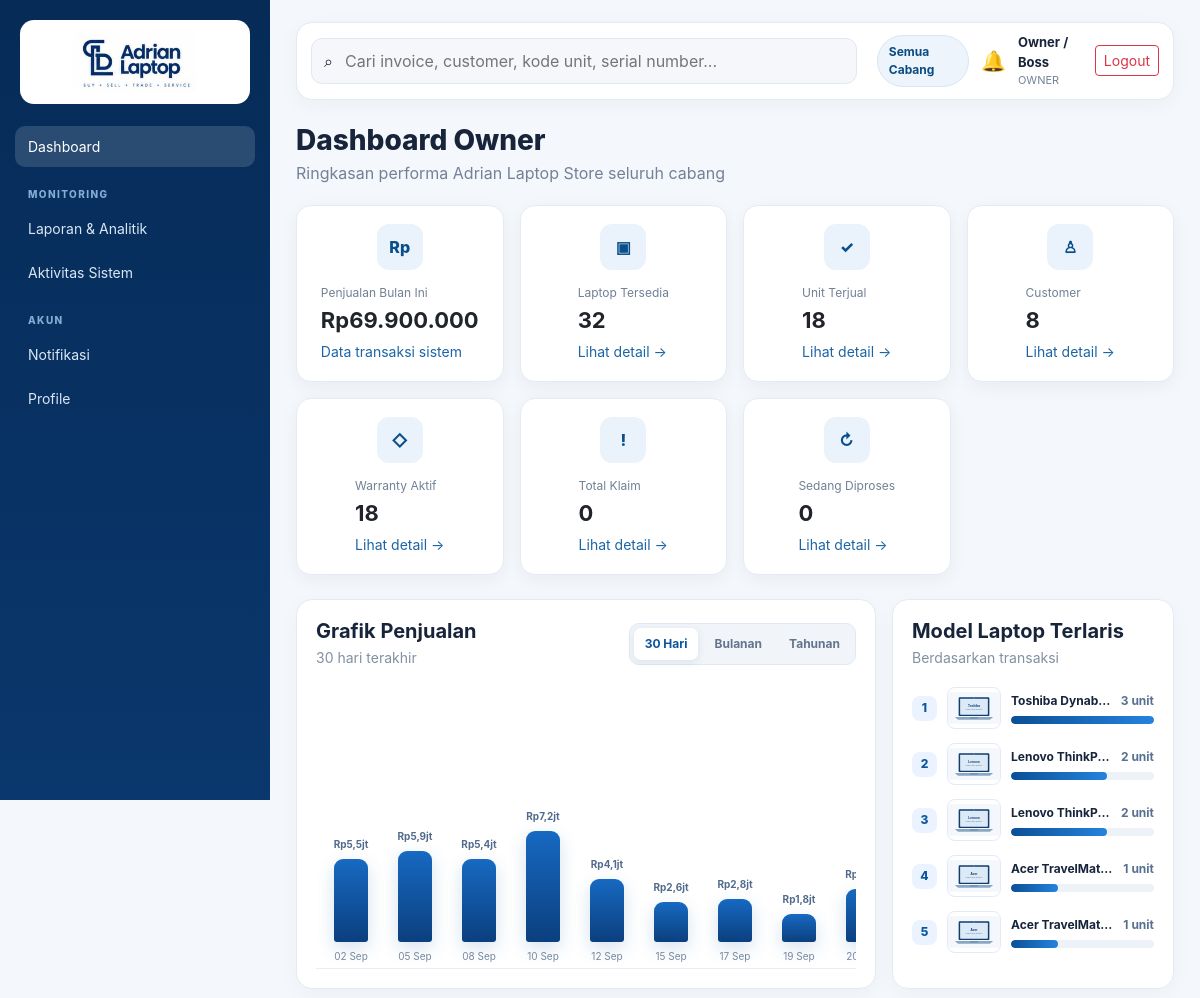
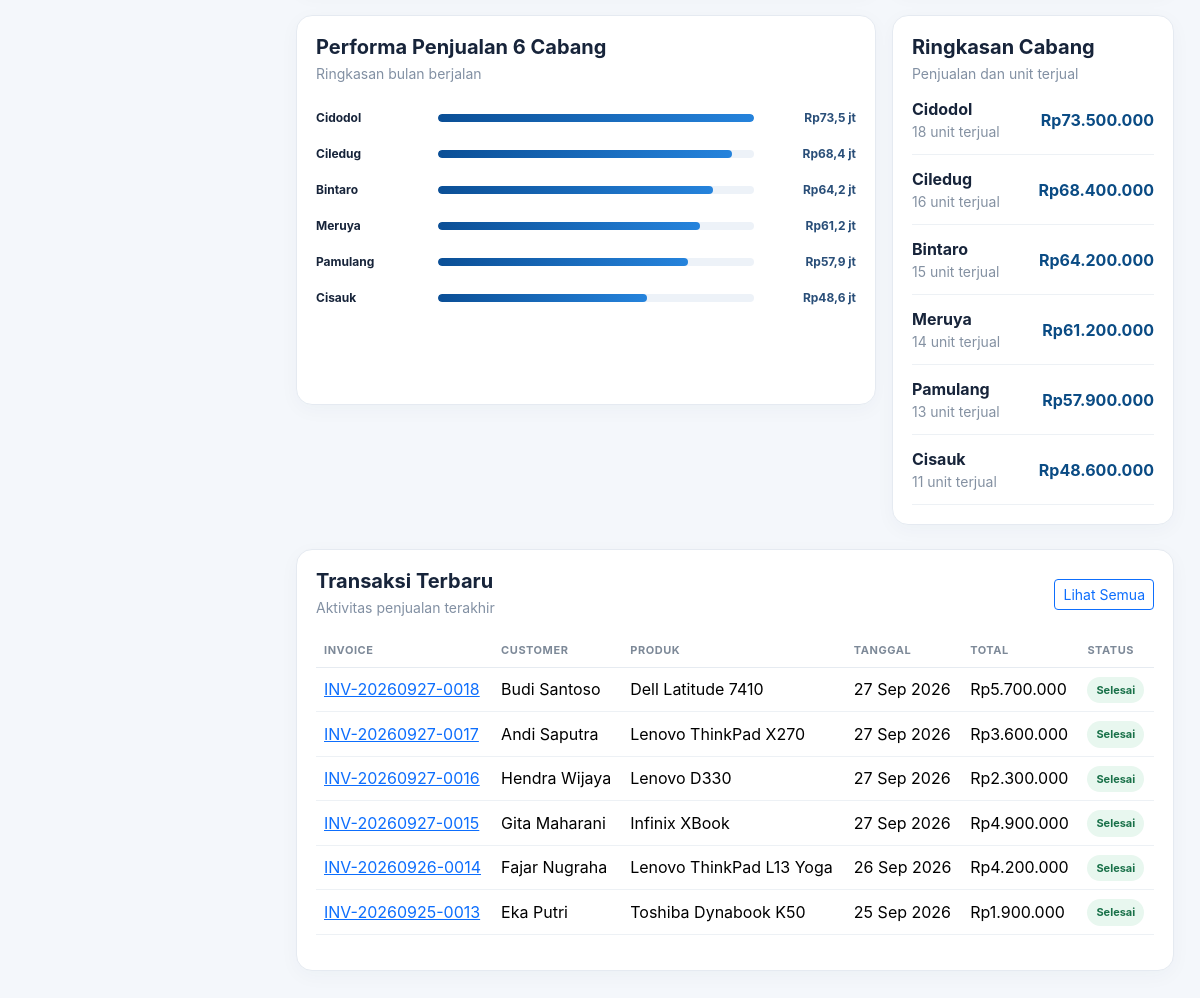
/index.php (signed in), run on the app's committed database (2 pictures, top to bottom).
### tables this page shows
CREATE TABLE branch_sales(id INT AUTO_INCREMENT PRIMARY KEY,branch_id INT NOT NULL,period_month DATE NOT NULL,total_sales DECIMAL(15,2) DEFAULT 0,units_sold INT DEFAULT 0,FOREIGN KEY(branch_id) REFERENCES branches(id));

CREATE TABLE branches(id INT AUTO_INCREMENT PRIMARY KEY,name VARCHAR(100) NOT NULL,city VARCHAR(100),status ENUM('Aktif','Nonaktif') DEFAULT 'Aktif');

### includes/auth.php (called while the page is built, shortened)
<?php
function e($v){return htmlspecialchars((string)$v,ENT_QUOTES,'UTF-8');}
function role(){return $_SESSION['user']['role']??'';}
?>

### index.php (the view, shortened to what this page needs)
<?php
require 'config/database.php'; require 'includes/auth.php'; require_login();
$page=$_GET['page']??'dashboard';
$counts=['available'=>$pdo->query("SELECT COUNT(*) FROM laptop_units WHERE status='Tersedia'")->fetchColumn(),'sold'=>$pdo->query("SELECT COUNT(*) FROM laptop_units WHERE status='Terjual'")->fetchColumn(),'tx'=>$pdo->query('SELECT COUNT(*) FROM transactions')->fetchColumn(),'cust'=>$pdo->query('SELECT COUNT(*) FROM customers')->fetchColumn(),'war'=>$pdo->query("SELECT COUNT(*) FROM warranties WHERE end_date>=CURDATE()")->fetchColumn(),'claim'=>$pdo->query('SELECT COUNT(*) FROM warranty_claims')->fetchColumn(),'process'=>$pdo->query("SELECT COUNT(*) FROM warranty_claims WHERE status IN ('Pemeriksaan','Diproses')")->fetchColumn()];
function nav($p,$label){global $page;echo '<a class="'.($page===$p?'active':'').'" href="index.php?page='.$p.'">'.e($label).'</a>';}
?><!doctype html><html lang="id"><head><link href="https://cdn.jsdelivr.net/npm/bootstrap@5.3.3/dist/css/bootstrap.min.css" rel="stylesheet"><link rel="stylesheet" href="assets/css/style.css"></head><body>
<aside class="sidebar"><div class="brand-logo"><img src="assets/img_logo.png" alt="Adrian Laptop"></div><?php nav('dashboard','Dashboard');?><?php if(role()==='OWNER'):?><div class="section">MONITORING</div><?php nav('reports','Laporan & Analitik');nav('activity','Aktivitas Sistem');?><?php elseif(role()==='PETUGAS WARRANTY'):?><div class="section">WARRANTY</div><?php nav('warranties','Warranty');nav('claims','Klaim Warranty');nav('customers','Customer');?><?php else:?><div class="section">OPERASIONAL</div><?php nav('pos','POS');nav('transactions','Transaksi');?><div class="section">INVENTORY</div><?php nav('laptops','Laptop');nav('accessories','Accessories');nav('qc','Barang Masuk / QC');?><div class="section">CUSTOMER SERVICE</div><?php nav('customers','Customer');nav('warranties','Warranty');nav('claims','Klaim Warranty');?><?php if(role()==='ADMIN'):?><div class="section">LAPORAN</div><?php nav('reports','Laporan');?><div class="section">SYSTEM</div><?php nav('users','User Management');nav('activity','Activity Log');?><?php endif?><?php endif?><div class="section">AKUN</div><?php nav('notifications','Notifikasi');nav('profile','Profile');?></aside>
<main class="main"><div class="topbar"><form class="global-search" action="index.php" method="get"><input type="hidden" name="page" value="search"><span>⌕</span><input name="q" placeholder="Cari invoice, customer, kode unit, serial number..." value="<?=e($_GET['q']??'')?>"></form><div class="top-actions"><span class="branch-chip"><?=role()==='OWNER'?'Semua Cabang':'Cabang Cidodol'?></span><a class="notif-btn" href="index.php?page=notifications">🔔</a><div class="user-meta"><strong><?=e($_SESSION['user']['name'])?></strong><span><?=e(role())?></span></div><a href="logout.php" class="btn btn-sm btn-outline-danger">Logout</a></div></div><?php if($flash):?><div class="alert alert-info auto-hide"><?=e($flash)?></div><?php endif?>
<?php if($page==='dashboard'):
$latest=$pdo->query("SELECT t.*,c.name customer,u.name staff,l.brand,l.model FROM transactions t JOIN customers c ON c.id=t.customer_id JOIN users u ON u.id=t.user_id JOIN transaction_details td ON td.transaction_id=t.id JOIN laptop_units l ON l.id=td.laptop_id ORDER BY t.id DESC LIMIT 6")->fetchAll();
$sales30=$pdo->query("SELECT DATE(transaction_date) d,SUM(total) total FROM transactions WHERE transaction_date>=DATE_SUB(CURDATE(),INTERVAL 30 DAY) GROUP BY DATE(transaction_date) ORDER BY d")->fetchAll();
$top5=$pdo->query("SELECT CONCAT(l.brand,' ',l.model) product,l.image_path,COUNT(*) n FROM transaction_details td JOIN laptop_units l ON l.id=td.laptop_id GROUP BY l.brand,l.model,l.image_path ORDER BY n DESC,product LIMIT 5")->fetchAll();
$revenue=$pdo->query("SELECT COALESCE(SUM(total),0) FROM transactions WHERE YEAR(transaction_date)=YEAR(CURDATE()) AND MONTH(transaction_date)=MONTH(CURDATE())")->fetchColumn();
$branchPerf=$pdo->query("SELECT b.name,bs.total_sales,bs.units_sold FROM branch_sales bs JOIN branches b ON b.id=bs.branch_id WHERE bs.period_month='2026-09-01' ORDER BY bs.total_sales DESC")->fetchAll();
?>
<div class="page-head"><div><h3>Dashboard <?=role()==='OWNER'?'Owner':'Operasional'?></h3><p><?=role()==='OWNER'?'Ringkasan performa Adrian Laptop Store seluruh cabang':'Operasional Adrian Laptop Store Cabang Cidodol'?></p></div></div>
<div class="row g-3 mb-4">
<div class="col-xl-3 col-md-6"><a class="kpi-link" href="index.php?page=transactions"><div class="card card-kpi"><div class="kpi-icon">Rp</div><div><span>Penjualan Bulan Ini</span><strong>Rp<?=number_format($revenue,0,',','.')?></strong><small>Data transaksi sistem</small></div></div></a></div>
<?php foreach([['Laptop Tersedia',$counts['available'],'laptops','▣'],['Unit Terjual',$counts['sold'],'transactions','✓'],['Customer',$counts['cust'],'customers','♙'],['Warranty Aktif',$counts['war'],'warranties','◇'],['Total Klaim',$counts['claim'],'claims','!'],['Sedang Diproses',$counts['process'],'claims','↻']] as $x):?><div class="col-xl-3 col-md-6"><a class="kpi-link" href="index.php?page=<?=$x[2]?>"><div class="card card-kpi"><div class="kpi-icon"><?=$x[3]?></div><div><span><?=e($x[0])?></span><strong><?=e($x[1])?></strong><small>Lihat detail →</small></div></div></a></div><?php endforeach?></div>
<?php
$salesMax=max(array_map(fn($x)=>(float)$x['total'],$sales30) ?: [1]);
$topMax=max(array_map(fn($x)=>(int)$x['n'],$top5) ?: [1]);
$branchMax=max(array_map(fn($x)=>(float)$x['total_sales'],$branchPerf) ?: [1]);
?>
<div class="row g-3 mb-4">
 <div class="col-xl-8"><div class="table-card chart-card"><div class="card-title-row"><div><h5>Grafik Penjualan</h5><small id="salesPeriodLabel">30 hari terakhir</small></div><div class="sales-period-tabs" role="group" aria-label="Periode grafik penjualan"><button type="button" class="period-btn active" data-sales-period="daily">30 Hari</button><button type="button" class="period-btn" data-sales-period="monthly">Bulanan</button><button type="button" class="period-btn" data-sales-period="yearly">Tahunan</button></div></div>
  <div class="sales-chart-panel active" data-sales-panel="daily"><div class="native-chart sales-native"><?php foreach($sales30 as $r): $h=max(6,round(((float)$r['total']/$salesMax)*100));?><div class="native-col" title="<?=e($r['d'])?> • Rp<?=number_format($r['total'],0,',','.')?>"><div class="native-value">Rp<?=number_format($r['total']/1000000,1,',','.')?>jt</div><div class="native-bar" style="height:<?=$h?>%"></div><small><?=date('d M',strtotime($r['d']))?></small></div><?php endforeach?><?php if(!$sales30):?><div class="empty-state w-100">Belum ada transaksi dalam 30 hari terakhir.</div><?php endif?></div></div>
 </div></div>
 <div class="col-xl-4"><div class="table-card chart-card"><h5>Model Laptop Terlaris</h5><small>Berdasarkan transaksi</small>
  <div class="top-products"><?php foreach($top5 as $i=>$r): $w=max(10,round(((int)$r['n']/$topMax)*100));?><div class="top-product"><div class="rank"><?=$i+1?></div><img src="<?=e($r['image_path'])?>" alt="<?=e($r['product'])?>"><div class="top-product-info"><div class="top-product-head"><strong><?=e($r['product'])?></strong><span><?=e($r['n'])?> unit</span></div><div class="progress-track"><div class="progress-fill" style="width:<?=$w?>%"></div></div></div></div><?php endforeach?><?php if(!$top5):?><div class="empty-state">Belum ada transaksi untuk dihitung.</div><?php endif?></div>
 </div></div>
</div>
<?php if(role()==='OWNER'):?><div class="row g-3 mb-4"><div class="col-xl-8"><div class="table-card chart-card"><div class="card-title-row"><div><h5>Performa Penjualan 6 Cabang</h5><small>Ringkasan bulan berjalan</small></div></div><div class="branch-bars"><?php foreach($branchPerf as $b):$w=max(8,round(((float)$b['total_sales']/$branchMax)*100));?><div class="branch-bar-row"><span><?=e($b['name'])?></span><div class="branch-track"><div class="branch-fill" style="width:<?=$w?>%"></div></div><strong>Rp<?=number_format($b['total_sales']/1000000,1,',','.')?> jt</strong></div><?php endforeach?></div></div></div><div class="col-xl-4"><div class="table-card"><h5>Ringkasan Cabang</h5><small>Penjualan dan unit terjual</small><?php foreach($branchPerf as $b):?><div class="branch-row"><div><strong><?=e($b['name'])?></strong><small><?=e($b['units_sold'])?> unit terjual</small></div><span>Rp<?=number_format($b['total_sales'],0,',','.')?></span></div><?php endforeach?></div></div></div><?php endif?>
<div class="table-card"><div class="card-title-row"><div><h5>Transaksi Terbaru</h5><small>Aktivitas penjualan terakhir</small></div><a href="index.php?page=transactions" class="btn btn-sm btn-outline-primary">Lihat Semua</a></div><div class="table-responsive"><table class="table modern-table align-middle"><thead><tr><th>Invoice</th><th>Customer</th><th>Produk</th><th>Tanggal</th><th>Total</th><th>Status</th></tr></thead><tbody><?php foreach($latest as $r):?><tr><td><a href="index.php?page=transaction_detail&id=<?=$r['id']?>"><?=e($r['invoice_no'])?></a></td><td><?=e($r['customer'])?></td><td><?=e($r['brand'].' '.$r['model'])?></td><td><?=date('d M Y',strtotime($r['transaction_date']))?></td><td>Rp<?=number_format($r['total'],0,',','.')?></td><td><span class="status-pill success"><?=e($r['status'])?></span></td></tr><?php endforeach?><?php if(!$latest):?><tr><td colspan="6"><div class="empty-state">Belum ada transaksi. Mulai dari menu POS.</div></td></tr><?php endif?></tbody></table></div></div>
<?php elseif($page==='profile'):?><h3 class="fw-bold">Profile</h3><div class="table-card"><h4><?=e($_SESSION['user']['name'])?></h4><p>Username: <?=e($_SESSION['user']['username'])?></p><p>Role: <?=e(role())?></p></div><?php endif?></main><script src="assets/js/app.js"></script></body></html>

### data on the page
branch_sales: branch.name "Cidodol", $w 100 (drawn), $b['total_sales']/1000000 "73,5", units_sold "18", total_sales "73.500.000"
branch_sales: branch.name "Ciledug", $w 93 (drawn), $b['total_sales']/1000000 "68,4", units_sold "16", total_sales "68.400.000"
branch_sales: branch.name "Bintaro", $w 87 (drawn), $b['total_sales']/1000000 "64,2", units_sold "15", total_sales "64.200.000"
branch_sales: branch.name "Meruya", $w 83 (drawn), $b['total_sales']/1000000 "61,2", units_sold "14", total_sales "61.200.000"
branch_sales: branch.name "Pamulang", $w 79 (drawn), $b['total_sales']/1000000 "57,9", units_sold "13", total_sales "57.900.000"
branch_sales: branch.name "Cisauk", $w 66 (drawn), $b['total_sales']/1000000 "48,6", units_sold "11", total_sales "48.600.000"

### other printed values
$label "Dashboard Laporan & Analitik Aktivitas Sistem Notifikasi Profile"
$_SESSION['user']['name'] "Owner / Boss"
role() "OWNER"
$revenue "69.900.000"
$x[3] "▣"
$x[0] "Laptop Tersedia"
$x[1] "32"
$x[3] "✓"
$x[0] "Unit Terjual"
$x[1] "18"
$x[3] "♙"
$x[0] "Customer"
$x[1] "8"
$x[3] "◇"
$x[0] "Warranty Aktif"
